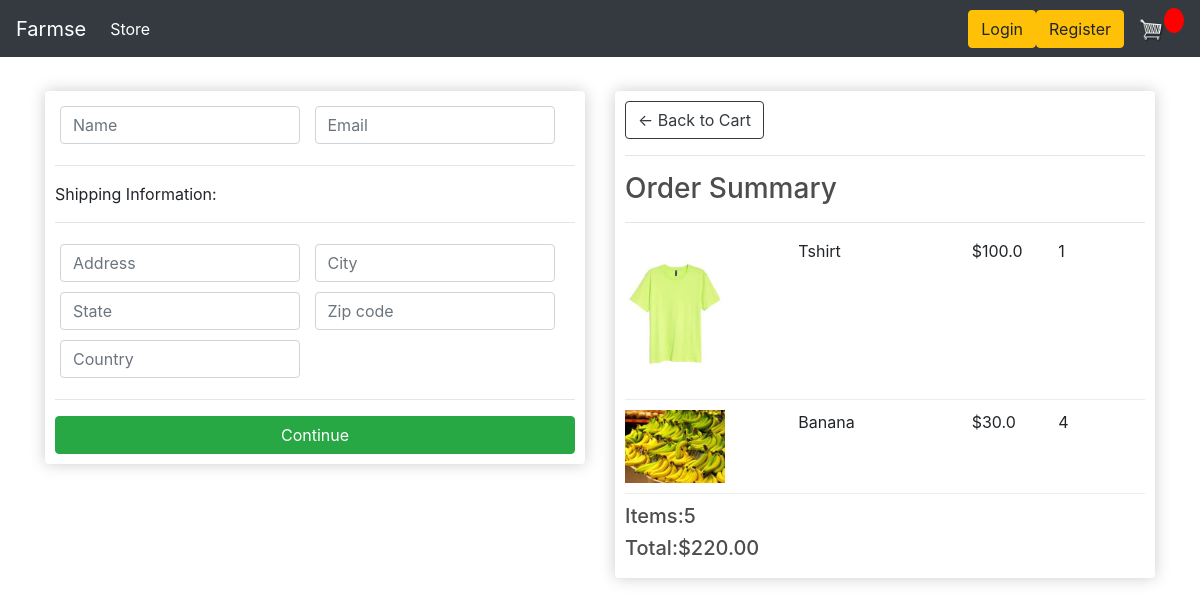
/checkout/ (signed in), run on an earlier commit of the app's database.
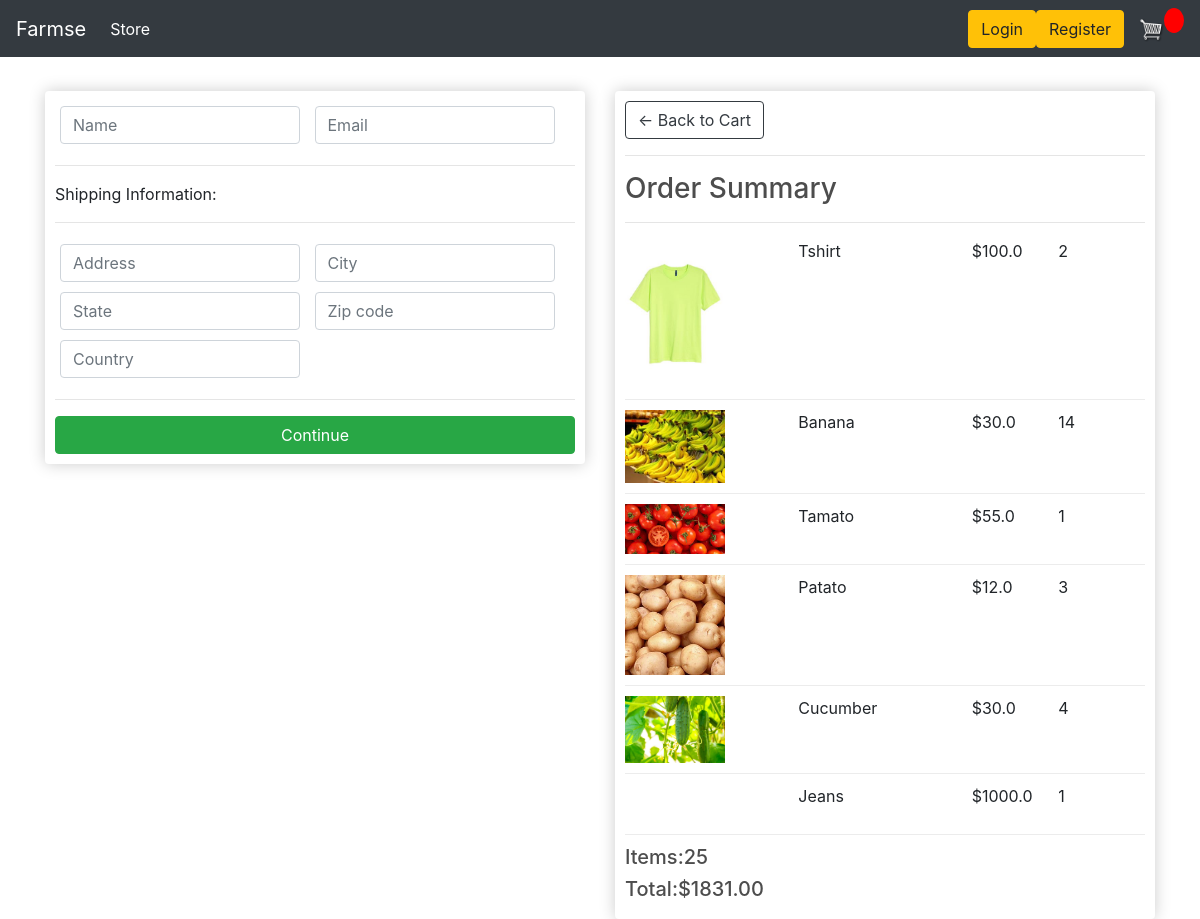
And on a later commit of the database.
### store/models.py (models this page shows, shortened)
class OrderItem(models.Model):
	product = models.ForeignKey(Product, on_delete=models.SET_NULL, null=True)
	order = models.ForeignKey(Order, on_delete=models.SET_NULL, null=True)
	quantity = models.IntegerField(default=0, null=True, blank=True)
	date_added = models.DateTimeField(auto_now_add=True)
	@property
	def get_total(self):
		total = self.product.price * self.quantity
		return total

class Product(models.Model):
	name = models.CharField(max_length=200)
	price = models.FloatField()
	digital = models.BooleanField(default=False, null=True, blank=True)
	image = models.ImageField(null=True, blank=True)
	@property
	def imageURL(self):
		try:
			url = self.image.url
		except:
			url = ''
		return url

class Order(models.Model):
	customer = models.ForeignKey(Customer, on_delete=models.SET_NULL, null=True, blank=True)
	date_ordered = models.DateTimeField(auto_now_add=True)
	complete = models.BooleanField(default=False)
	transcation_id = models.CharField(max_length=100, null=True)
	@property
	def get_cart_total(self):
		orderitems = self.orderitem_set.all()
		total = sum([item.get_total for item in orderitems])
		return total
	@property
	def get_cart_items(self):
		orderitems = self.orderitem_set.all()
		total = sum([item.quantity for item in orderitems])
		return total

### store/views.py (the view)
# urls.py: path('checkout/', views.checkout, name="checkout"),
def checkout(request):
	if request.user.is_authenticated:
		customer = request.user.customer
		order, created = Order.objects.get_or_create(customer=customer, complete=False)
		items = order.orderitem_set.all()
	else:
		items = []
		order = {'get_cart_total':0, 'get_cart_items':0}
	context = {'items':items, 'order':order}
	return render(request, 'store/checkout.html', context)

### store/templates/store/checkout.html (shortened to what this page needs)
{% extends 'store/main.html' %}
{% load static %}
{% block content %}
	 <div class="row">
		<div class="col-lg-6">
			<div class="box-element" id="form-wrapper">
				<form id="form">
					<div id="user-info">
						<div class="form-field">
							<input required class="form-control" type="text" name="name" placeholder="Name">
						</div>
						<div class="form-field">
							<input required class="form-control" type="email" name="email" placeholder="Email">
						</div>
					</div>
					<div id="shipping-info">
						<hr>
						<p>Shipping Information:</p>
						<hr>
						<div class="form-field">
							<input class="form-control" type="text" name="address" placeholder="Address">
						</div>
						<div class="form-field">
							<input class="form-control" type="text" name="city" placeholder="City">
						</div>
						<div class="form-field">
							<input class="form-control" type="text" name="state" placeholder="State">
						</div>
						<div class="form-field">
							<input class="form-control" type="text" name="zipcode" placeholder="Zip code">
						</div>
						<div class="form-field">
							<input class="form-control" type="text" name="country" placeholder="Country">
						</div>
					</div>
					<hr>
					<input id="form-button" class="btn btn-success btn-block" type="submit" value="Continue">
				</form>
			</div>
			<br>
		</div>
		<div class="col-lg-6">
			<div class="box-element">
				<a  class="btn btn-outline-dark" href="{% url 'cart' %}">&#x2190; Back to Cart</a>
				<hr>
				<h3>Order Summary</h3>
				<hr>
				{% for item in items %}
				<div class="cart-row">
					<div style="flex:2"><img class="row-image" src="{{item.product.imageURL}}"></div>
					<div style="flex:2"><p>{{item.product.name}}</p></div>
					<div style="flex:1"><p>${{item.product.price}}</p></div>
					<div style="flex:1"><p>{{item.quantity}}</p></div>
				</div>
				{% endfor %}
				<h5>Items:{{order.get_cart_items}}</h5>
				<h5>Total:${{order.get_cart_total|floatformat:2}}</h5>
			</div>
			</div>
		</div>
	</div>
{% endblock content %}

What changed in the data, as far as the page shows it:
changed OrderItem "Tshirt": quantity "1" → "2"
changed OrderItem "Banana": quantity "4" → "14"
added OrderItem: product.imageURL (picture), product.name "Tamato", product.price "55.0", quantity "1"
added OrderItem: product.imageURL (picture), product.name "Patato", product.price "12.0", quantity "3"
added OrderItem: product.imageURL (picture), product.name "Cucumber", product.price "30.0", quantity "4"
added OrderItem: product.name "Jeans", product.price "1000.0", quantity "1"
changed through a linked row, Order: get_cart_items "5" → "25"; get_cart_total "220.00" → "1831.00"
